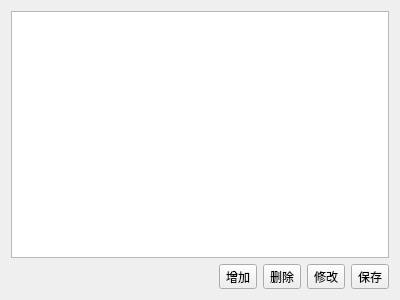
<?xml version="1.0" encoding="UTF-8"?>
<ui version="4.0">
 <class>TempForm</class>
 <widget class="QWidget" name="TempForm">
  <property name="geometry">
   <rect>
    <x>0</x>
    <y>0</y>
    <width>400</width>
    <height>300</height>
   </rect>
  </property>
  <property name="windowTitle">
   <string>Form</string>
  </property>
  <layout class="QVBoxLayout" name="verticalLayout">
   <item>
    <widget class="QTableView" name="tableView"/>
   </item>
   <item>
    <layout class="QHBoxLayout" name="horizontalLayout">
     <item>
      <spacer name="horizontalSpacer">
       <property name="orientation">
        <enum>Qt::Horizontal</enum>
       </property>
       <property name="sizeHint" stdset="0">
        <size>
         <width>40</width>
         <height>20</height>
        </size>
       </property>
      </spacer>
     </item>
     <item>
      <widget class="QToolButton" name="btn_add">
       <property name="text">
        <string>增加</string>
       </property>
       <property name="icon">
        <iconset>
         <normalon>:/icon/add.png</normalon>
        </iconset>
       </property>
       <property name="toolButtonStyle">
        <enum>Qt::ToolButtonTextBesideIcon</enum>
       </property>
      </widget>
     </item>
     <item>
      <widget class="QToolButton" name="btn_del">
       <property name="text">
        <string>删除</string>
       </property>
       <property name="icon">
        <iconset>
         <normalon>:/icon/del.png</normalon>
        </iconset>
       </property>
       <property name="toolButtonStyle">
        <enum>Qt::ToolButtonTextBesideIcon</enum>
       </property>
      </widget>
     </item>
     <item>
      <widget class="QToolButton" name="btn_edit">
       <property name="text">
        <string>修改</string>
       </property>
       <property name="icon">
        <iconset>
         <normalon>:/icon/edit.png</normalon>
        </iconset>
       </property>
       <property name="toolButtonStyle">
        <enum>Qt::ToolButtonTextBesideIcon</enum>
       </property>
      </widget>
     </item>
     <item>
      <widget class="QToolButton" name="btn_show">
       <property name="text">
        <string>保存</string>
       </property>
       <property name="icon">
        <iconset>
         <normalon>:/icon/show.png</normalon>
         <activeoff>:/icon/save .png</activeoff>
        </iconset>
       </property>
       <property name="toolButtonStyle">
        <enum>Qt::ToolButtonTextBesideIcon</enum>
       </property>
      </widget>
     </item>
    </layout>
   </item>
  </layout>
 </widget>
 <resources/>
 <connections/>
</ui>
